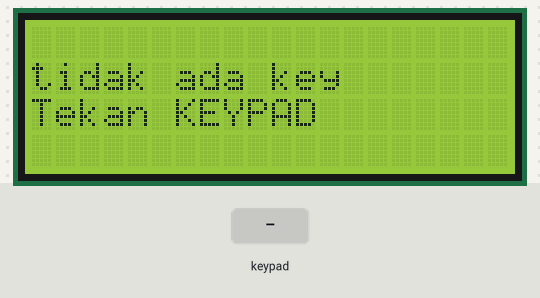
This sketch was run on a simulated Arduino Mega 2560, built with avr-gcc and run on an emulated ATmega2560. Shown: 20×4 character LCD. The inputs (shaded band) are chosen by the test bench.

Above: at 1.3 s.
1.4 s: keypad keys 3 9 4 1 4 3 4 5 # pressed 0.4 s apart
At 6.0 s:
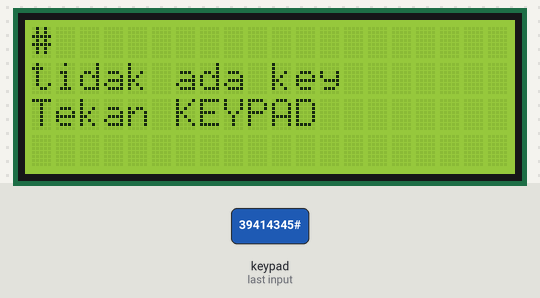
6.5 s: key 'A' pressed
At 6.8 s:
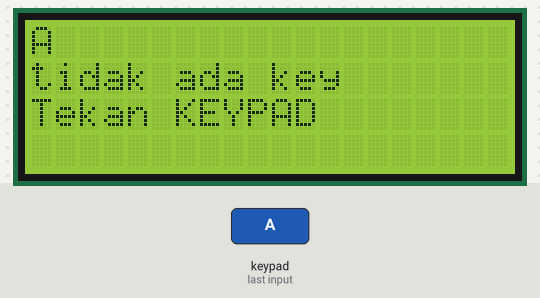
8.0 s: key 'B' pressed
9.5 s: keypad keys 3 9 4 1 4 3 4 5 * pressed 0.4 s apart
At 12.5 s:
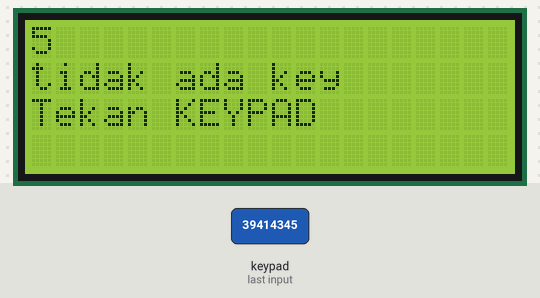
14.6 s: key 'C' pressed
16.1 s: keypad keys 3 9 4 1 4 3 4 5 D pressed 0.4 s apart
At 17.11 s:
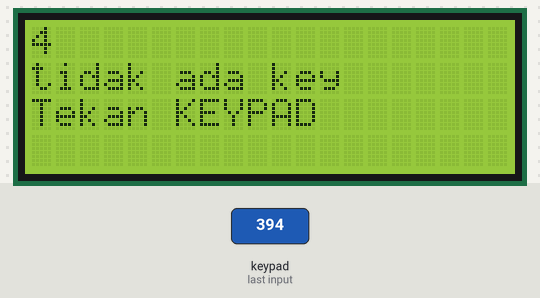
Timing chart, 0 to 19.1 s (numbered marks = the images above; inputs shaded):
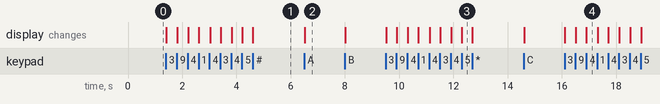

Measured:
- after the input at 1.4 s, the display: first changes at once (image 1 shows a later state)
- after the input at 6.5 s, the display: changes at once (image 2)
- after the input at 9.5 s, the display: first changes at once (image 3 shows a later state)
- after the input at 16.1 s, the display: first changes at once (image 4 shows a later state)

The sketch:

keypad.ino
```cpp
#include <Keypad.h>
#include <LiquidCrystal_I2C.h>
LiquidCrystal_I2C lcd(0x27,20,4);


const byte numRows= 4; //baris pada keypad
const byte numCols= 4; //Kolom pada keypad

/*keymap mendefinisikan tombol ditekan sesuai
dengan baris dan kolom seperti muncul pada keypad*/
char keymap[numRows][numCols]=
{
{'1', '2', '3', 'A'},
{'4', '5', '6', 'B'},
{'7', '8', '9', 'C'},
{'*', '0', '#', 'D'}
};


byte rowPins[numRows]= {39,41,43,45};
byte colPins[numCols]= {47,49,51,53};


Keypad myKeypad= Keypad(makeKeymap(keymap), rowPins, colPins, numRows, numCols);

float data = 10.7;
float as = 10.0;
void setup()
{
lcd.init();                      // initialize the lcd
lcd.init();
lcd.backlight();
Serial.begin(9600);
lcd.clear();
}


void loop()
{
  lcd.setCursor(0,2);
  lcd.print("Tekan KEYPAD");
  char key = myKeypad.getKey();
//  if (key!=NO_KEY){
//      lcd.clear();
//     lcd.setCursor(0,0);
//     lcd.print(key);
//     delay(1000);
//   }else{
//    lcd.setCursor(0,0);
//    lcd.print("tidak ada key");
//   }


  if (key != NO_KEY && (key=='1')){

    lcd.setCursor(0,0);
    lcd.print(key);

  }else if (key != NO_KEY && (key=='2')){

    lcd.setCursor(0,0);
    lcd.print(key);

  }
  else if (key != NO_KEY && (key=='3')){

    lcd.setCursor(0,0);
    lcd.print(key);

  }
  else if (key != NO_KEY && (key=='4')){

    lcd.setCursor(0,0);
    lcd.print(key);

  }
  else if (key != NO_KEY && (key=='5')){

    lcd.setCursor(0,0);
    lcd.print(key);

  }
  else if (key != NO_KEY && (key=='6')){

    lcd.setCursor(0,0);
    lcd.print(key);

  }
  else if (key != NO_KEY && (key=='7')){
    lcd.setCursor(0,0);
    lcd.print(key);

  }
  else if (key != NO_KEY && (key=='8')){

    lcd.setCursor(0,0);
    lcd.print(key);

  }
  else if (key != NO_KEY && (key=='9')){

    lcd.setCursor(0,0);
    lcd.print(key);

  }
  else if (key != NO_KEY && (key=='0')){

    lcd.setCursor(0,0);
    lcd.print(key);

  }
  else if (key != NO_KEY && (key=='A')){
    lcd.setCursor(0,0);
    lcd.print(key);
  }
  else if (key != NO_KEY && (key=='B')){

    lcd.setCursor(0,0);
    lcd.print(key);

  }

  else if (key != NO_KEY && (key=='C')){

    lcd.setCursor(0,0);
    lcd.print(key);

  }

  else if (key != NO_KEY && (key=='D')){

    lcd.setCursor(0,0);
    lcd.print(key);

  }

  else if (key != NO_KEY && (key=='*')){

    lcd.setCursor(0,0);
    lcd.print(key);

  }

  else if (key != NO_KEY && (key=='#')){

    lcd.setCursor(0,0);
    lcd.print(key);

  }
  else if (key = NO_KEY){

    lcd.setCursor(0,0);
    lcd.print("tidak ada input");

  }else{
    lcd.setCursor(0,1);
  lcd.print("tidak ada key");
    }

}
```
